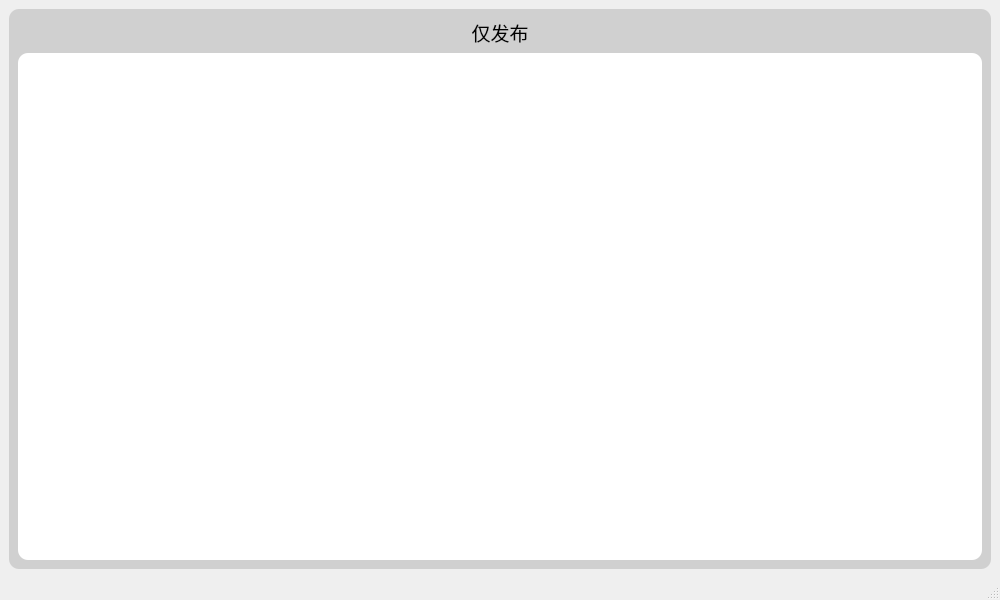
<?xml version="1.0" encoding="UTF-8"?>
<ui version="4.0">
 <class>MainWindow</class>
 <widget class="QMainWindow" name="MainWindow">
  <property name="geometry">
   <rect>
    <x>0</x>
    <y>0</y>
    <width>1000</width>
    <height>600</height>
   </rect>
  </property>
  <property name="windowTitle">
   <string>MainWindow</string>
  </property>
  <widget class="QWidget" name="centralwidget">
   <layout class="QGridLayout" name="gridLayout_2" rowstretch="0" columnstretch="0">
    <property name="sizeConstraint">
     <enum>QLayout::SetDefaultConstraint</enum>
    </property>
    <item row="0" column="0">
     <layout class="QGridLayout" name="gridLayout" columnstretch="1,2,2">
      <property name="sizeConstraint">
       <enum>QLayout::SetMaximumSize</enum>
      </property>
      <item row="1" column="0">
       <layout class="QHBoxLayout" name="horizontalLayout_4">
        <property name="sizeConstraint">
         <enum>QLayout::SetMinimumSize</enum>
        </property>
       </layout>
      </item>
      <item row="0" column="0">
       <layout class="QHBoxLayout" name="horizontalLayout"/>
      </item>
      <item row="0" column="1" rowspan="2">
       <layout class="QHBoxLayout" name="horizontalLayout_2">
        <item>
         <widget class="QWidget" name="widget_3" native="true">
          <property name="styleSheet">
           <string notr="true">background-color: rgb(208, 208, 208);
border-radius: 10px;
border-color: rgb(0, 0, 0);</string>
          </property>
          <layout class="QVBoxLayout" name="verticalLayout_2">
           <item>
            <widget class="QLabel" name="label_">
             <property name="font">
              <font>
               <family>华光准圆_CNKI</family>
               <pointsize>14</pointsize>
               <bold>false</bold>
              </font>
             </property>
             <property name="text">
              <string>仅发布</string>
             </property>
             <property name="alignment">
              <set>Qt::AlignCenter</set>
             </property>
            </widget>
           </item>
           <item>
            <widget class="QTableView" name="controllerTableView2">
             <property name="styleSheet">
              <string notr="true">background-color: rgb(255, 255, 255);
selection-background-color: rgb(153, 153, 153);</string>
             </property>
             <property name="sizeAdjustPolicy">
              <enum>QAbstractScrollArea::AdjustIgnored</enum>
             </property>
             <property name="selectionMode">
              <enum>QAbstractItemView::SingleSelection</enum>
             </property>
             <property name="selectionBehavior">
              <enum>QAbstractItemView::SelectRows</enum>
             </property>
             <attribute name="horizontalHeaderMinimumSectionSize">
              <number>45</number>
             </attribute>
             <attribute name="horizontalHeaderStretchLastSection">
              <bool>true</bool>
             </attribute>
             <attribute name="verticalHeaderCascadingSectionResizes">
              <bool>true</bool>
             </attribute>
            </widget>
           </item>
          </layout>
         </widget>
        </item>
       </layout>
      </item>
      <item row="0" column="2" rowspan="2">
       <layout class="QHBoxLayout" name="horizontalLayout_3"/>
      </item>
     </layout>
    </item>
   </layout>
  </widget>
  <widget class="QStatusBar" name="statusbar"/>
 </widget>
 <resources/>
 <connections/>
</ui>
